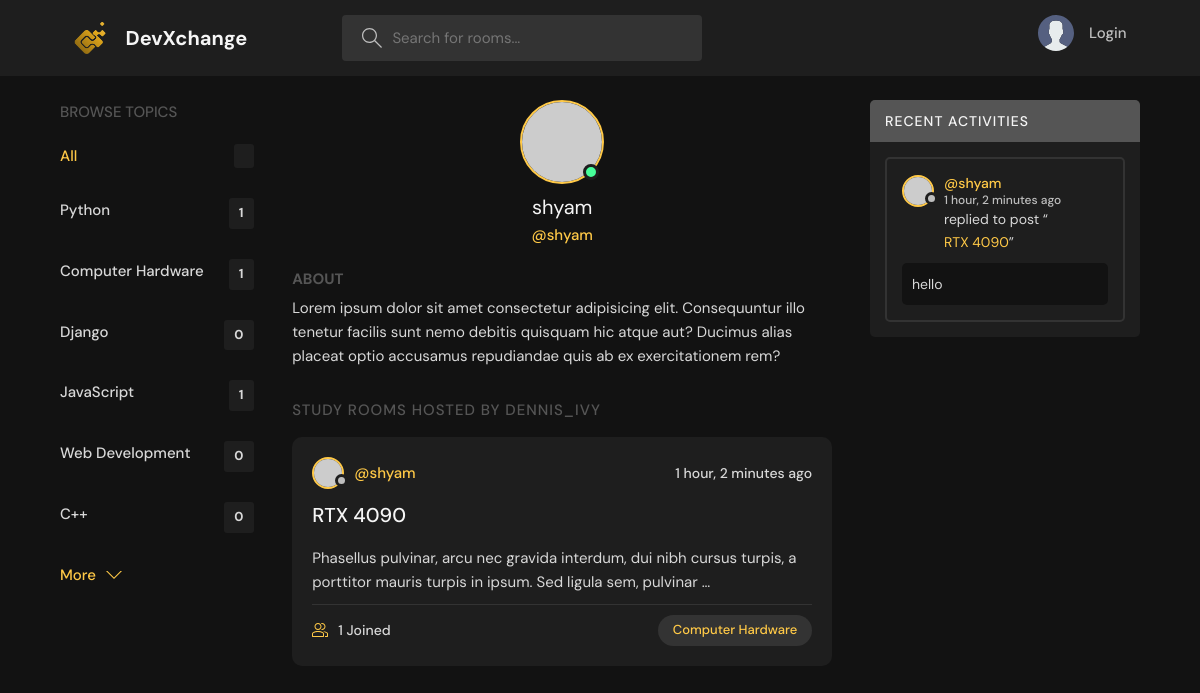
Page /profile/1/ on the committed database.
### base/models.py (models this page shows, shortened)
class Topic(models.Model):
    name = models.CharField(max_length=128)

class Room(models.Model):
    host = models.ForeignKey(User,on_delete=models.CASCADE,null=True)
    topic = models.ForeignKey(Topic,on_delete=models.SET_NULL,null=True)
    name = models.CharField(max_length=256)
    description = models.TextField(null=True , blank= True)
    participants = models.ManyToManyField(User,related_name='participants',blank=True)
    updated = models.DateTimeField(auto_now=True)
    created = models.DateTimeField(auto_now_add=True)
    class Meta:
        ordering = ['-updated','-created']
    def __str__(self):
        return self.name

class Message(models.Model):
    user = models.ForeignKey(User,on_delete=models.CASCADE)
    room = models.ForeignKey(Room,on_delete=models.CASCADE)
    body = models.TextField()
    updated = models.DateTimeField(auto_now=True)
    created = models.DateTimeField(auto_now_add=True)
    class Meta:
        ordering = ['-updated','-created']

### base/views.py (the view)
# urls.py: path('profile/<str:id>/',views.userProfile,name="user-profile"),
def userProfile(request,id):
    user = User.objects.get(id=id)
    rooms = user.room_set.all()
    room_messages = user.message_set.all()
    Topics = Topic.objects.all()
    context ={'user':user,'rooms':rooms,'room_messages':room_messages,'Topics':Topics}
    return render(request,'base/profile.html',context)

### templates/base/profile.html (shortened to what this page needs)
{% extends 'main.html' %}
{% block content %}
  <main class="profile-page layout layout--3">
    <div class="container">
      {% include 'base/topics_component.html' %}
      <div class="roomList">
        <div class="profile">
          <div class="profile__avatar">
            <div class="avatar avatar--large active">
              <img src="https://randomuser.me/api/portraits/men/11.jpg" />
            </div>
          </div>
          <div class="profile__info">
            <h3>{{user.username}}</h3>
            <p>@{{user.username}}</p>
          </div>
          <div class="profile__about">
            <h3>About</h3>
            <p>
              Lorem ipsum dolor sit amet consectetur adipisicing elit. Consequuntur illo tenetur
              facilis sunt nemo debitis quisquam hic atque aut? Ducimus alias placeat optio
              accusamus repudiandae quis ab ex exercitationem rem?
            </p>
          </div>
        </div>
        <div class="roomList__header">
          <div>
            <h2>Study Rooms Hosted by dennis_ivy</a>
            </h2>
          </div>
        </div>
        {% include 'base/feed_component.html' %}
      </div>
      {% include 'base/activity_component.html' %}
    </div>
  </main>
{% endblock content %}

### templates/base/topics_component.html
<div class="topics">
    <div class="topics__header">
      <h2>Browse Topics</h2>
    </div>
    <ul class="topics__list">
      <li>
        <a href="{% url 'home' %}" class="active">All <span>{{room_count}}</span></a>
      </li>
    {% for Topic in Topics  %}
      <li>
        <a href = "{% url 'home' %}?q={{Topic.name}}">{{Topic.name}} <span>{{Topic.room_set.all.count}}</span></a>
      </li>
    {% endfor %}
    </ul>
    <a class="btn btn--link" href="{% url 'topics' %}">
      More
      <svg version="1.1" xmlns="http://www.w3.org/2000/svg" width="32" height="32" viewBox="0 0 32 32">
        <title>chevron-down</title>
        <path d="M16 21l-13-13h-3l16 16 16-16h-3l-13 13z"></path>
      </svg>
    </a>
  </div>

### templates/base/feed_component.html (shortened to what this page needs)
{%for room in rooms%}
    <div class="roomListRoom">
        <div class="roomListRoom__header">
        <a href="{% url 'user-profile' room.host.id %}" class="roomListRoom__author">
            <div class="avatar avatar--small">
            <img src="https://randomuser.me/api/portraits/women/11.jpg" />
            </div>
            <span>@{{room.host.username}}</span>
        </a>
        <div class="roomListRoom__actions">
            <span>{{room.created|timesince}} ago</span>
        </div>
        </div>
        <div class="roomListRoom__content">
        <a href="{% url 'room' room.id %}">{{room.name}}</a>
        <p>
            {{room.description|truncatewords:20}}
        </p>
        </div>
        <div class="roomListRoom__meta">
        <a href="{% url 'room' room.id %}" class="roomListRoom__joined">
            {{room.participants.all.count}} Joined
        </a>
        <p class="roomListRoom__topic">
        <a href ="{% url 'home' %}?q={{room.topic.name}}">
            {{room.topic.name}}
        </a>
        </p>
        </div>
    </div>
{% endfor %}

### templates/base/activity_component.html (shortened to what this page needs)
<div class="activities">
        <div class="activities__header">
          <h2>Recent Activities</h2>
        </div>
        {% for message in  room_messages %}
        <div class="activities__box">
          <div class="activities__boxHeader roomListRoom__header">
            <a href="{% url 'user-profile' message.user.id %}" class="roomListRoom__author">
              <div class="avatar avatar--small">
                <img src="https://randomuser.me/api/portraits/women/11.jpg" />
              </div>
              <p>
                @{{message.user}}
                <span>{{message.created|timesince}} ago</span>
              </p>
            </a>
          </div>
          <div class="activities__boxContent">
            <p>replied to post “<a href = {% url 'room' message.room.id %} >{{message.room}} </a>”</p>
            <div class="activities__boxRoomContent">
              {{message.body}}
            </div>
          </div>
        </div>
        {% endfor %}
</div>

### rows in the picture
Topic: name "Python", room_set.all.count "1"
Topic: name "Computer Hardware", room_set.all.count "1"
Topic: name "Django", room_set.all.count "0"
Topic: name "JavaScript", room_set.all.count "1"
Topic: name "Web Development", room_set.all.count "0"
Topic: name "C++", room_set.all.count "0"
Room: host.username "shyam", created "1 hour, 2 minutes", name "RTX 4090", description "Phasellus pulvinar, arcu nec gravida interdum, dui nibh cursus turpis, a porttitor mauris turpis in ipsum. Sed ligula sem, pulvinar …", participants.all.count "1", topic.name "Computer Hardware"
Message: user "shyam", created "1 hour, 2 minutes", room "RTX 4090", body "hello"

### other values in the picture
{{ user.username }} "shyam"
